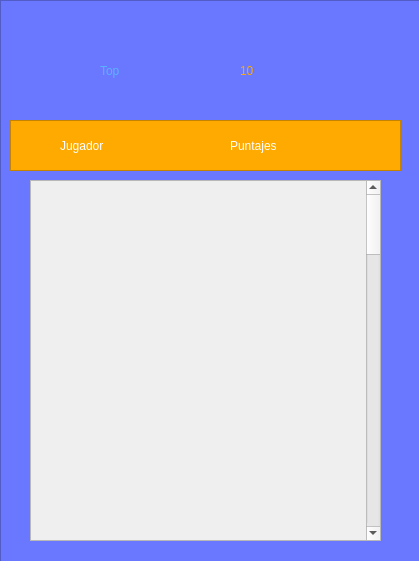
<?xml version="1.0" encoding="UTF-8"?>
<ui version="4.0">
 <class>Puntajes</class>
 <widget class="QWidget" name="Puntajes">
  <property name="geometry">
   <rect>
    <x>0</x>
    <y>0</y>
    <width>419</width>
    <height>561</height>
   </rect>
  </property>
  <property name="windowTitle">
   <string>Form</string>
  </property>
  <widget class="QScrollArea" name="ssTop10">
   <property name="geometry">
    <rect>
     <x>30</x>
     <y>180</y>
     <width>351</width>
     <height>361</height>
    </rect>
   </property>
   <property name="widgetResizable">
    <bool>true</bool>
   </property>
   <widget class="QWidget" name="bbTop10">
    <property name="geometry">
     <rect>
      <x>0</x>
      <y>0</y>
      <width>328</width>
      <height>2000</height>
     </rect>
    </property>
    <property name="minimumSize">
     <size>
      <width>0</width>
      <height>2000</height>
     </size>
    </property>
    <property name="layoutDirection">
     <enum>Qt::LeftToRight</enum>
    </property>
    <layout class="QGridLayout" name="gridLayout_5"/>
   </widget>
  </widget>
  <widget class="QLabel" name="label_65">
   <property name="geometry">
    <rect>
     <x>100</x>
     <y>30</y>
     <width>331</width>
     <height>81</height>
    </rect>
   </property>
   <property name="styleSheet">
    <string notr="true">font: 48pt &quot;Gill Sans Ultra Bold Condensed&quot;;
color: rgb(90, 178, 255);
gridline-color: rgb(13, 13, 13);
border-color: rgb(18, 18, 18);</string>
   </property>
   <property name="text">
    <string>Top</string>
   </property>
  </widget>
  <widget class="QLabel" name="label_66">
   <property name="geometry">
    <rect>
     <x>240</x>
     <y>30</y>
     <width>191</width>
     <height>81</height>
    </rect>
   </property>
   <property name="styleSheet">
    <string notr="true">font: 48pt &quot;Gill Sans Ultra Bold Condensed&quot;;
color: rgb(255, 170, 0);</string>
   </property>
   <property name="text">
    <string>10</string>
   </property>
  </widget>
  <widget class="QTableView" name="tableView_5">
   <property name="geometry">
    <rect>
     <x>10</x>
     <y>120</y>
     <width>391</width>
     <height>51</height>
    </rect>
   </property>
   <property name="styleSheet">
    <string notr="true">background-color: rgb(255, 170, 0);</string>
   </property>
  </widget>
  <widget class="QLabel" name="label_10">
   <property name="geometry">
    <rect>
     <x>60</x>
     <y>130</y>
     <width>171</width>
     <height>31</height>
    </rect>
   </property>
   <property name="styleSheet">
    <string notr="true">font: 12pt &quot;Kristen ITC&quot;;
color: rgb(255, 255, 255);</string>
   </property>
   <property name="text">
    <string>Jugador</string>
   </property>
  </widget>
  <widget class="QLabel" name="label_11">
   <property name="geometry">
    <rect>
     <x>230</x>
     <y>130</y>
     <width>171</width>
     <height>31</height>
    </rect>
   </property>
   <property name="styleSheet">
    <string notr="true">font: 12pt &quot;Kristen ITC&quot;;
color: rgb(255, 255, 255);</string>
   </property>
   <property name="text">
    <string>Puntajes</string>
   </property>
  </widget>
  <widget class="QTableView" name="tableView">
   <property name="geometry">
    <rect>
     <x>0</x>
     <y>0</y>
     <width>501</width>
     <height>641</height>
    </rect>
   </property>
   <property name="styleSheet">
    <string notr="true">background-color:rgb(105, 120, 255);</string>
   </property>
  </widget>
  <zorder>tableView</zorder>
  <zorder>ssTop10</zorder>
  <zorder>label_65</zorder>
  <zorder>label_66</zorder>
  <zorder>tableView_5</zorder>
  <zorder>label_10</zorder>
  <zorder>label_11</zorder>
 </widget>
 <resources/>
 <connections/>
</ui>
